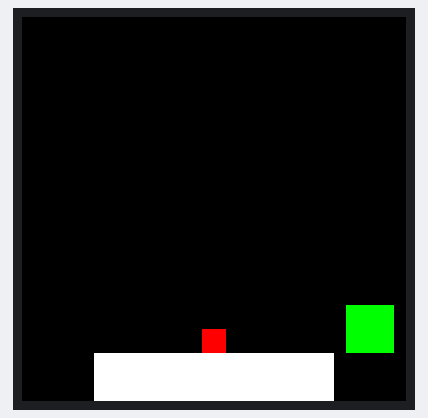
The sketch below on a simulated Arduino Uno, built with avr-gcc and run on an emulated ATmega328P. Parts: 128×128 colour display.

Above: at 0.2 s.

The sketch:

testing_game.ino
```cpp
#include <Adafruit_GFX.h>
#include <TFT_ILI9163C.h>

//Color
#define TFT_BLACK   0x0000
#define TFT_BLUE    0x001F
#define TFT_RED     0xF800
#define TFT_GREEN   0x07E0
#define TFT_CYAN    0x07FF
#define TFT_MAGENTA 0xF81F
#define TFT_YELLOW  0xFFE0
#define TFT_WHITE   0xFFFF


// Screen dimensions
#define SCREEN_WIDTH 128
#define SCREEN_HEIGHT 128

// Player dimensions
#define PLAYER_WIDTH 8
#define PLAYER_HEIGHT 8

// Gate dimensions
#define GATE_WIDTH 16
#define GATE_HEIGHT 16

// Platform dimensions
#define PLATFORM_WIDTH 80
#define PLATFORM_HEIGHT 16

// Player position
int player_x = SCREEN_WIDTH / 2 - PLAYER_WIDTH / 2;
int player_y = SCREEN_HEIGHT - PLAYER_HEIGHT - PLATFORM_HEIGHT;

// Gate position
int gate_x = SCREEN_WIDTH - GATE_WIDTH - 4;
int gate_y = SCREEN_HEIGHT - GATE_HEIGHT - PLATFORM_HEIGHT;

// Platform position
int platform_x = SCREEN_WIDTH / 2 - PLATFORM_WIDTH / 2;
int platform_y = SCREEN_HEIGHT - PLATFORM_HEIGHT;

// Variables to control player movement
unsigned long start_time = 0;
bool move_player = false;
bool stop_player = false;

// Setup TFT display
TFT_ILI9163C tft = TFT_ILI9163C(10, 8, 9);

void setup() {
  tft.begin();
  tft.setRotation(1);
  tft.fillScreen(TFT_BLACK);
  draw_platform();
  draw_gate();
  draw_player();
}

void draw_platform() {
  tft.fillRect(platform_x, platform_y, PLATFORM_WIDTH, PLATFORM_HEIGHT, TFT_WHITE);
}

void draw_player() {
  tft.fillRect(player_x, player_y, PLAYER_WIDTH, PLAYER_HEIGHT, TFT_RED);
}

void draw_gate() {
  tft.fillRect(gate_x, gate_y, GATE_WIDTH, GATE_HEIGHT, TFT_GREEN);
}

void clear_player() {
  tft.fillRect(player_x, player_y, PLAYER_WIDTH, PLAYER_HEIGHT, TFT_BLACK);
}

void clear_gate() {
  tft.fillRect(gate_x, gate_y, GATE_WIDTH, GATE_HEIGHT, TFT_BLACK);
}

void loop() {
  if (!move_player && !stop_player) {
    // Player needs to stand still for 6 seconds
    if (millis() - start_time >= 6000) {
      tft.fillScreen(TFT_BLACK);
      tft.setCursor(SCREEN_WIDTH / 2 - 20, SCREEN_HEIGHT / 2 - 10);
      tft.setTextColor(TFT_WHITE);
      tft.setTextSize(2);
      tft.print("MOVE NOW");
      move_player = true;
      start_time = millis();
    }
  }
  else if (move_player && !stop_player) {
    // Player needs to move for 2 seconds
    if (millis() - start_time >= 2000) {
      tft.fillScreen(TFT_BLACK);
      tft.setCursor(SCREEN_WIDTH / 2 - 20, SCREEN_HEIGHT / 2 - 10);
      tft.setTextColor(TFT_WHITE);
      tft.setTextSize(2);
      tft.print("STOP");
      stop_player = true;
      start_time = millis();
    }
    else {
      clear_player();
      player_x += 1;
      draw_player();
    }
  }
  else if (stop_player) {
    // Player needs to stop for 2 seconds
    if (millis() - start_time >= 2000) {
      tft.fillScreen(TFT_BLACK);
      tft.setCursor(SCREEN_WIDTH / 2 - 20, SCREEN_HEIGHT / 2 - 10);
      tft.setTextColor(TFT_WHITE);
      tft.setTextSize(2);
      tft.print("MOVE NOW");
      move_player = true;
      stop_player = false;
      start_time = millis();
    }
  }
}
```
